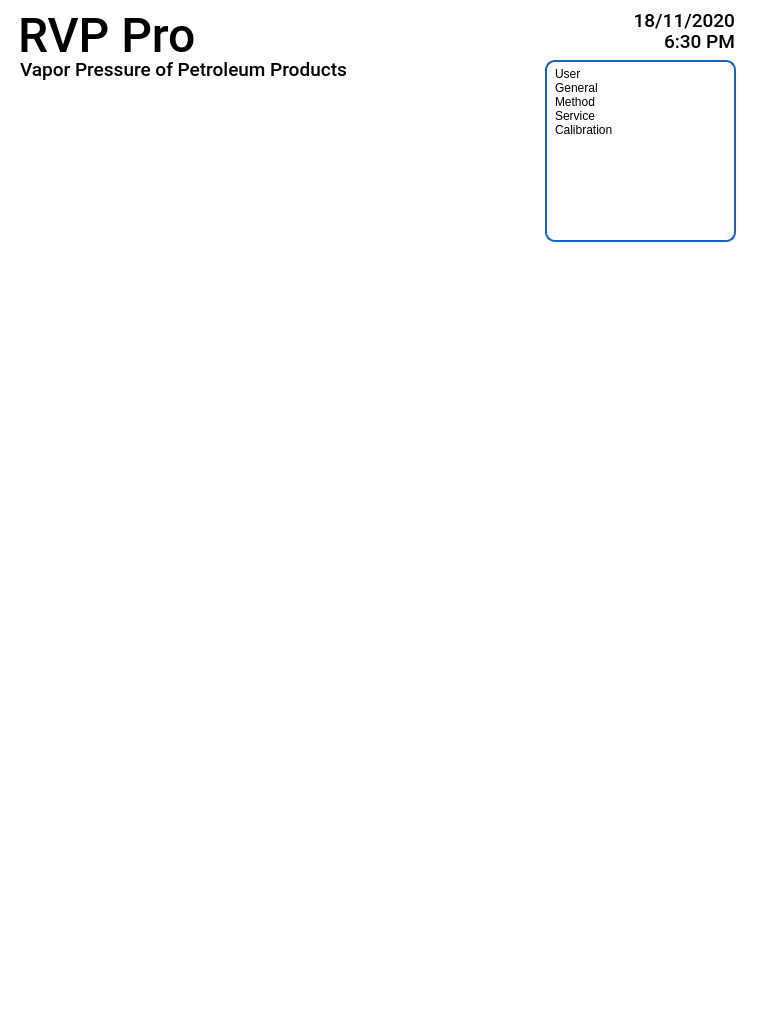
<?xml version="1.0" encoding="UTF-8"?>
<ui version="4.0">
 <class>MainWindow</class>
 <widget class="QMainWindow" name="MainWindow">
  <property name="geometry">
   <rect>
    <x>0</x>
    <y>0</y>
    <width>768</width>
    <height>1024</height>
   </rect>
  </property>
  <property name="windowTitle">
   <string>MainWindow</string>
  </property>
  <property name="styleSheet">
   <string notr="true">background-color: rgb(255, 255, 255);</string>
  </property>
  <widget class="QWidget" name="centralWidget">
   <widget class="sMenuBar" name="wMenuBar" native="true">
    <property name="geometry">
     <rect>
      <x>20</x>
      <y>120</y>
      <width>120</width>
      <height>41</height>
     </rect>
    </property>
   </widget>
   <widget class="QFrame" name="fTitle">
    <property name="geometry">
     <rect>
      <x>0</x>
      <y>0</y>
      <width>768</width>
      <height>92</height>
     </rect>
    </property>
    <property name="styleSheet">
     <string notr="true"/>
    </property>
    <property name="frameShape">
     <enum>QFrame::NoFrame</enum>
    </property>
    <property name="frameShadow">
     <enum>QFrame::Plain</enum>
    </property>
    <widget class="QLabel" name="label">
     <property name="geometry">
      <rect>
       <x>18</x>
       <y>10</y>
       <width>211</width>
       <height>51</height>
      </rect>
     </property>
     <property name="font">
      <font>
       <family>Roboto Medium</family>
       <pointsize>36</pointsize>
       <weight>9</weight>
       <italic>false</italic>
       <bold>false</bold>
      </font>
     </property>
     <property name="styleSheet">
      <string notr="true">font: 75 36pt &quot;Roboto Medium&quot;;</string>
     </property>
     <property name="text">
      <string>RVP Pro</string>
     </property>
    </widget>
    <widget class="QLabel" name="label_2">
     <property name="geometry">
      <rect>
       <x>20</x>
       <y>59</y>
       <width>351</width>
       <height>21</height>
      </rect>
     </property>
     <property name="font">
      <font>
       <family>Roboto Medium</family>
       <pointsize>14</pointsize>
       <weight>9</weight>
       <italic>false</italic>
       <bold>false</bold>
      </font>
     </property>
     <property name="styleSheet">
      <string notr="true">font: 75 14pt &quot;Roboto Medium&quot;;</string>
     </property>
     <property name="text">
      <string>Vapor Pressure of Petroleum Products</string>
     </property>
    </widget>
    <widget class="QLabel" name="lblDate">
     <property name="geometry">
      <rect>
       <x>615</x>
       <y>10</y>
       <width>120</width>
       <height>20</height>
      </rect>
     </property>
     <property name="font">
      <font>
       <family>Roboto Medium</family>
       <pointsize>14</pointsize>
       <weight>9</weight>
       <italic>false</italic>
       <bold>false</bold>
      </font>
     </property>
     <property name="styleSheet">
      <string notr="true">font: 75 14pt &quot;Roboto Medium&quot;;</string>
     </property>
     <property name="text">
      <string>18/11/2020</string>
     </property>
     <property name="alignment">
      <set>Qt::AlignRight|Qt::AlignTrailing|Qt::AlignVCenter</set>
     </property>
    </widget>
    <widget class="QLabel" name="lblTime">
     <property name="geometry">
      <rect>
       <x>615</x>
       <y>30</y>
       <width>120</width>
       <height>22</height>
      </rect>
     </property>
     <property name="font">
      <font>
       <family>Roboto Medium</family>
       <pointsize>14</pointsize>
       <weight>9</weight>
       <italic>false</italic>
       <bold>false</bold>
      </font>
     </property>
     <property name="styleSheet">
      <string notr="true">font: 75 14pt &quot;Roboto Medium&quot;;</string>
     </property>
     <property name="text">
      <string>6:30 PM</string>
     </property>
     <property name="alignment">
      <set>Qt::AlignRight|Qt::AlignTrailing|Qt::AlignVCenter</set>
     </property>
    </widget>
   </widget>
   <widget class="sMeasuring" name="wMeasuring1" native="true">
    <property name="geometry">
     <rect>
      <x>10</x>
      <y>190</y>
      <width>120</width>
      <height>41</height>
     </rect>
    </property>
   </widget>
   <widget class="sMeasuring2" name="wMeasuring2" native="true">
    <property name="geometry">
     <rect>
      <x>20</x>
      <y>250</y>
      <width>120</width>
      <height>41</height>
     </rect>
    </property>
   </widget>
   <widget class="sMemory" name="wMemory" native="true">
    <property name="geometry">
     <rect>
      <x>20</x>
      <y>300</y>
      <width>120</width>
      <height>41</height>
     </rect>
    </property>
   </widget>
   <widget class="sCleaning" name="wCleaning" native="true">
    <property name="geometry">
     <rect>
      <x>20</x>
      <y>350</y>
      <width>120</width>
      <height>41</height>
     </rect>
    </property>
   </widget>
   <widget class="sGeneralSetup" name="wGeneralSetup" native="true">
    <property name="geometry">
     <rect>
      <x>190</x>
      <y>220</y>
      <width>120</width>
      <height>41</height>
     </rect>
    </property>
   </widget>
   <widget class="sMethodSetup" name="wMethodSetup" native="true">
    <property name="geometry">
     <rect>
      <x>190</x>
      <y>270</y>
      <width>120</width>
      <height>41</height>
     </rect>
    </property>
   </widget>
   <widget class="sService" name="wServiceSetup" native="true">
    <property name="geometry">
     <rect>
      <x>190</x>
      <y>330</y>
      <width>120</width>
      <height>41</height>
     </rect>
    </property>
   </widget>
   <widget class="sCalibration" name="wCalibrationSetup" native="true">
    <property name="geometry">
     <rect>
      <x>190</x>
      <y>390</y>
      <width>120</width>
      <height>41</height>
     </rect>
    </property>
   </widget>
   <widget class="QListWidget" name="listSetupMenu">
    <property name="geometry">
     <rect>
      <x>545</x>
      <y>60</y>
      <width>191</width>
      <height>182</height>
     </rect>
    </property>
    <property name="focusPolicy">
     <enum>Qt::ClickFocus</enum>
    </property>
    <property name="styleSheet">
     <string notr="true">QListWidget {
   border: 2px solid rgb(21, 100, 192);
   border-radius: 10px;
   background-color: rgb(255, 255, 255);
   color: rgb(0, 0, 0);
   font: 75 18pt &quot;Roboto Medium&quot;;
   padding: 5px 5px 5px 5px;
}

QListWidget QAbstractItemView {
   border: 2px solid darkgray;
   font: 75 16pt &quot;Roboto Medium&quot;;
   border-radius: 10px;
   background-color: rgb(255, 255, 255);
}

QListWidget::item::selected {
   background-color:  rgb(21, 100, 192);
   color:  rgb(255, 255, 255);
}

QListWidget::item::hover {
   background-color:  rgb(21, 100, 192);
   color:  rgb(255, 255, 255);
}</string>
    </property>
    <item>
     <property name="text">
      <string>User</string>
     </property>
    </item>
    <item>
     <property name="text">
      <string>General</string>
     </property>
    </item>
    <item>
     <property name="text">
      <string>Method</string>
     </property>
    </item>
    <item>
     <property name="text">
      <string>Service</string>
     </property>
    </item>
    <item>
     <property name="text">
      <string>Calibration</string>
     </property>
    </item>
   </widget>
   <widget class="sUserSetup" name="wUserSetup" native="true">
    <property name="geometry">
     <rect>
      <x>20</x>
      <y>410</y>
      <width>120</width>
      <height>41</height>
     </rect>
    </property>
   </widget>
   <widget class="sCheckPass" name="wCheckPass" native="true">
    <property name="geometry">
     <rect>
      <x>190</x>
      <y>440</y>
      <width>120</width>
      <height>41</height>
     </rect>
    </property>
   </widget>
   <widget class="sKeypad" name="wKeypad" native="true">
    <property name="geometry">
     <rect>
      <x>190</x>
      <y>500</y>
      <width>120</width>
      <height>41</height>
     </rect>
    </property>
   </widget>
   <widget class="sFileSelect" name="wFileSelect" native="true">
    <property name="geometry">
     <rect>
      <x>190</x>
      <y>560</y>
      <width>120</width>
      <height>41</height>
     </rect>
    </property>
   </widget>
   <widget class="sCheckPass" name="wError" native="true">
    <property name="geometry">
     <rect>
      <x>20</x>
      <y>470</y>
      <width>120</width>
      <height>41</height>
     </rect>
    </property>
   </widget>
   <zorder>wMenuBar</zorder>
   <zorder>fTitle</zorder>
   <zorder>wMeasuring1</zorder>
   <zorder>wMeasuring2</zorder>
   <zorder>wMemory</zorder>
   <zorder>wGeneralSetup</zorder>
   <zorder>wMethodSetup</zorder>
   <zorder>wServiceSetup</zorder>
   <zorder>wCalibrationSetup</zorder>
   <zorder>wCleaning</zorder>
   <zorder>wUserSetup</zorder>
   <zorder>listSetupMenu</zorder>
   <zorder>wCheckPass</zorder>
   <zorder>wKeypad</zorder>
   <zorder>wFileSelect</zorder>
   <zorder>wError</zorder>
  </widget>
 </widget>
 <layoutdefault spacing="6" margin="11"/>
 <customwidgets>
  <customwidget>
   <class>sMeasuring2</class>
   <extends>QWidget</extends>
   <header location="global">smeasuring2.h</header>
   <container>1</container>
  </customwidget>
  <customwidget>
   <class>sKeypad</class>
   <extends>QWidget</extends>
   <header location="global">skeypad.h</header>
   <container>1</container>
  </customwidget>
  <customwidget>
   <class>sMenuBar</class>
   <extends>QWidget</extends>
   <header location="global">smenubar.h</header>
   <container>1</container>
  </customwidget>
  <customwidget>
   <class>sMemory</class>
   <extends>QWidget</extends>
   <header location="global">smemory.h</header>
   <container>1</container>
  </customwidget>
  <customwidget>
   <class>sGeneralSetup</class>
   <extends>QWidget</extends>
   <header location="global">sgeneralsetup.h</header>
   <container>1</container>
  </customwidget>
  <customwidget>
   <class>sMethodSetup</class>
   <extends>QWidget</extends>
   <header location="global">smethodsetup.h</header>
   <container>1</container>
  </customwidget>
  <customwidget>
   <class>sService</class>
   <extends>QWidget</extends>
   <header location="global">sservice.h</header>
   <container>1</container>
  </customwidget>
  <customwidget>
   <class>sCalibration</class>
   <extends>QWidget</extends>
   <header location="global">scalibration.h</header>
   <container>1</container>
  </customwidget>
  <customwidget>
   <class>sCleaning</class>
   <extends>QWidget</extends>
   <header location="global">scleaning.h</header>
   <container>1</container>
  </customwidget>
  <customwidget>
   <class>sMeasuring</class>
   <extends>QWidget</extends>
   <header location="global">smeasuring.h</header>
   <container>1</container>
  </customwidget>
  <customwidget>
   <class>sUserSetup</class>
   <extends>QWidget</extends>
   <header location="global">susersetup.h</header>
   <container>1</container>
  </customwidget>
  <customwidget>
   <class>sCheckPass</class>
   <extends>QWidget</extends>
   <header location="global">scheckpass.h</header>
   <container>1</container>
  </customwidget>
  <customwidget>
   <class>sFileSelect</class>
   <extends>QWidget</extends>
   <header location="global">sfileselect.h</header>
   <container>1</container>
  </customwidget>
 </customwidgets>
 <resources/>
 <connections/>
</ui>
